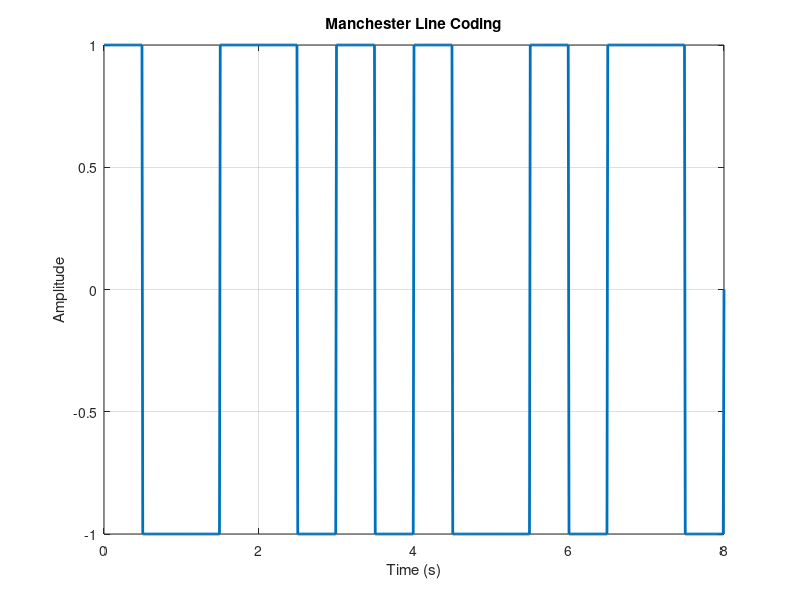

Recreate this plot in MATLAB.
clc; clear; close all;

% Input binary data
bits = [1 0 1 1 1 0 0 1];  
bitrate = 1;          % Bitrate (bits per second)
n = 100;              % Samples per bit
T = length(bits) / bitrate; % Total time duration
  
 N= n*length(bits);
  dt=T/N;
 
  t = 0:dt:T; % Time axis

x = zeros(1, length(t)); % Encoded signal initialization

% Manchester Encoding
for i = 1:length(bits)
    idx = (i-1)*n + 1:i*n; 
    mid = idx(1) + n/2 - 1; % Midpoint of each bit interval
    if bits(i) == 1
        x(idx(1):mid) = 1;  % High-to-low transition for '1'
        x(mid+1:idx(end)) = -1;
    else
        x(idx(1):mid) = -1; % Low-to-high transition for '0'
        x(mid+1:idx(end)) = 1;
    end
end

% Plot the Manchester Encoded Signal
plot(t, x, 'LineWidth', 2); grid on;
title('Manchester Line Coding');
xlabel('Time (s)');
ylabel('Amplitude');
